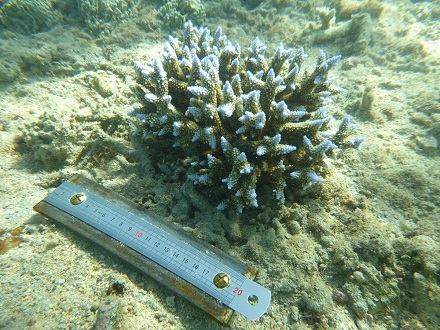
#> input picture main/image/test2.jpg, 440 x 330 px
$ python contour.py --image image/test2.jpg
#> lines starting #> are read from the running program, lines starting #| are printed output that depends on the picture; after the words box and inside, x2 and y2 are one past the last pixel; in counts of white or black regions, pixels touching at a corner belong together
# import the necessary packages
import numpy as np
import argparse
import imutils
import cv2

# construct the argument parser and parse the arguments
ap = argparse.ArgumentParser()
ap.add_argument("-i", "--image", type=str, default="shape.png",
                help="path to input image")
args = vars(ap.parse_args())

# load the image and display it
image = cv2.imread(args["image"])
#> image is the input picture: shape (330, 440, 3); mean B, G, R 122.8, 149.3, 126.5
cv2.imshow("Image", image)
# convert the image to grayscale and threshold it
gray = cv2.cvtColor(image, cv2.COLOR_BGR2GRAY)
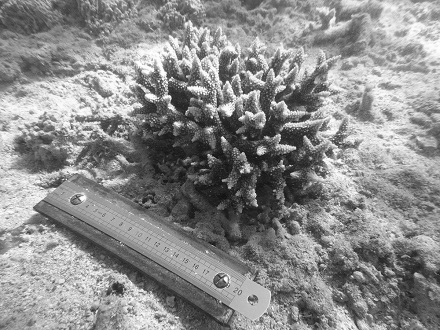
#> gray: shape (330, 440); min 12, max 255, mean 139.5
thresh = cv2.threshold(gray, 200, 255,
                       cv2.THRESH_BINARY_INV)[1]
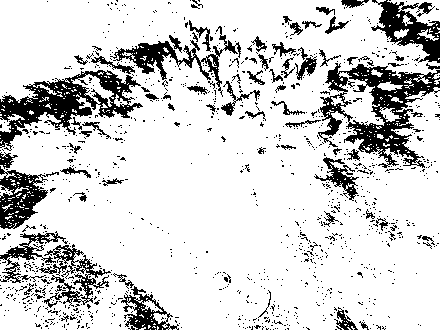
#> thresh: shape (330, 440); 82.9% white; 1121 black regions (1041 under 20 px)
cv2.imshow("Thresh", thresh)

# find the largest contour in the threshold image
cnts = cv2.findContours(thresh.copy(), cv2.RETR_EXTERNAL,
                        cv2.CHAIN_APPROX_SIMPLE)
#> cnts = 309 contours, 298 with area under 20; largest, box (x1, y1, x2, y2) and area: (0, 0, 440, 330) 127333, (387, 0, 440, 26) 700, (379, 107, 401, 122) 136, (0, 114, 25, 133) 122, (377, 81, 403, 91) 110
cnts = imutils.grab_contours(cnts)
c = max(cnts, key=cv2.contourArea)
#> c = contour of 2494 points, box (x1, y1, x2, y2) (0, 0, 440, 330), area 127333
# draw the shape of the contour on the output image, compute the
# bounding box, and display the number of points in the contour
output = image.copy()
cv2.drawContours(output, [c], -1, (0, 255, 0), 3)
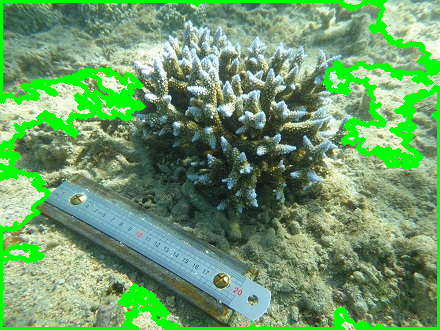
#> output: shape (330, 440, 3); 10.8% of pixels changed, all inside (x1, y1, x2, y2) = (0, 0, 440, 330)
(x, y, w, h) = cv2.boundingRect(c)
#> x = 0; y = 0; w = 440; h = 330
text = "original, num_pts={}".format(len(c))
#> text = 'original, num_pts=2494'
cv2.putText(output, text, (x, y - 15), cv2.FONT_HERSHEY_SIMPLEX,
            0.9, (0, 255, 0), 2)
# show the original contour image
print("[INFO] {}".format(text))
#| [INFO] original, num_pts=2494
cv2.imshow("Original Contour", output)
cv2.waitKey(0)

# to demonstrate the impact of contour approximation, let's loop
# over a number of epsilon sizes
for eps in np.linspace(0.001, 0.05, 10):
    # approximate the contour
    peri = cv2.arcLength(c, True)
    approx = cv2.approxPolyDP(c, eps * peri, True)
    # draw the approximated contour on the image
    output = image.copy()
    cv2.drawContours(output, [approx], -1, (0, 255, 0), 3)
    text = "eps={:.4f}, num_pts={}".format(eps, len(approx))
    cv2.putText(output, text, (x, y - 15), cv2.FONT_HERSHEY_SIMPLEX,
                0.9, (0, 255, 0), 2)
    # show the approximated contour image
    print("[INFO] {}".format(text))
    cv2.imshow("Approximated Contour", output)
    cv2.waitKey(0)
#> this loop made 10 passes
#> text on passes 1 to 5: 'eps=0.0010, num_pts=160', 'eps=0.0064, num_pts=23', 'eps=0.0119, num_pts=11', 'eps=0.0173, num_pts=6', 'eps=0.0228, num_pts=5'
#> (approx, text) on passes 6 to 10: ([[0, 0], [0, 329], [439, 329], [385, 0]], 'eps=0.0282, num_pts=4'), ([[0, 0], [0, 329], [439, 329], [385, 0]], 'eps=0.0337, num_pts=4'), ([[0, 0], [0, 329], [439, 329], [385, 0]], 'eps=0.0391, num_pts=4'), ([[0, 0], [0, 329], [439, 329]], 'eps=0.0446, num_pts=3'), ([[0, 0], [0, 329], [439, 329]], 'eps=0.0500, num_pts=3')
#| [INFO] eps=0.0010, num_pts=160
#| [INFO] eps=0.0064, num_pts=23
#| [INFO] eps=0.0119, num_pts=11
#| [INFO] eps=0.0173, num_pts=6
#| [INFO] eps=0.0228, num_pts=5
#| [INFO] eps=0.0282, num_pts=4
#| [INFO] eps=0.0337, num_pts=4
#| [INFO] eps=0.0391, num_pts=4
#> (further printed lines are left out)
#> pass 1, `cv2.imshow("Approximated Contour", output)`:
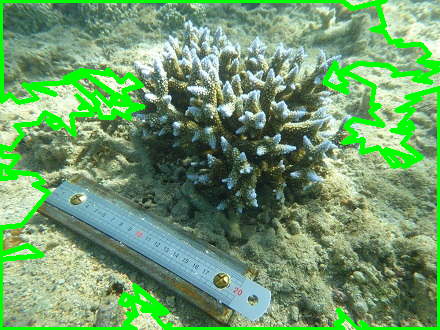
#> window 'Approximated Contour': shape (330, 440, 3); mean B, G, R 108.2, 155.7, 110.3
#> pass 2, `cv2.imshow("Approximated Contour", output)`:
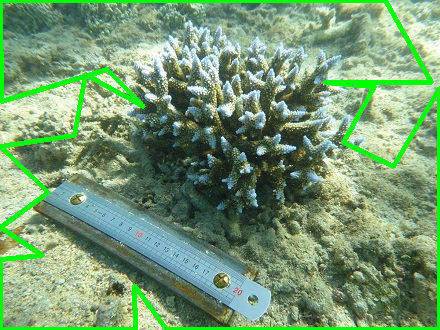
#> window 'Approximated Contour': shape (330, 440, 3); mean B, G, R 114.1, 154.1, 116.9
#> after the loop:
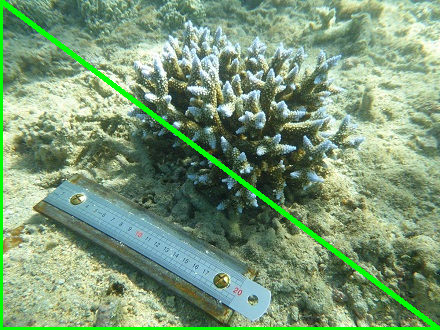
#> output: shape (330, 440, 3); mean B, G, R 119, 153.4, 122.3
